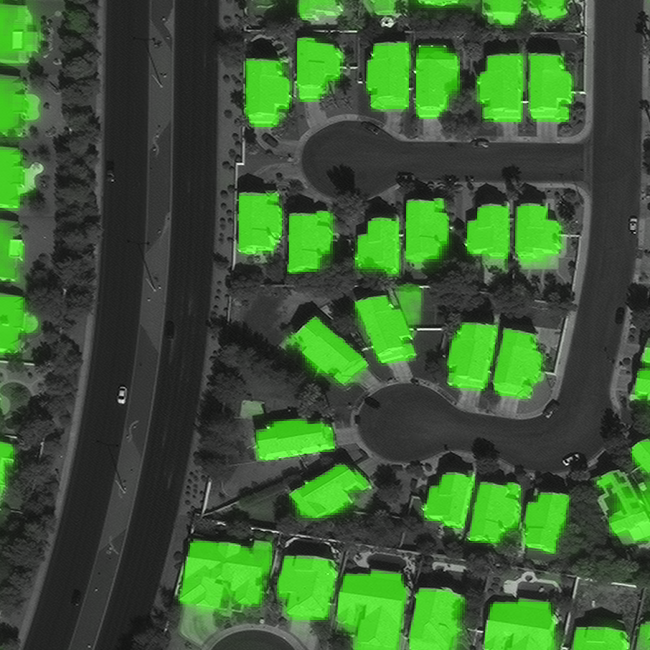
#> input picture PAN_AOI_2_Vegas_img1016.png, 650 x 650 px
$ jupyter execute --allow-errors EdgeDetection.ipynb   (shell and % lines are left out)   (older library calls are emulated)
#> lines starting #> are read from the running program, lines starting #| are printed output that depends on the picture; after the words box and inside, x2 and y2 are one past the last pixel; in counts of white or black regions, pixels touching at a corner belong together
[cell 1]
import numpy as np
import matplotlib.pyplot as plt
import cv2

import argparse
import imutils

from skimage.data import camera
from skimage.filters import roberts, sobel, scharr, prewitt

import skimage.feature
import skimage.viewer
import sys

from data import *

[cell 2]
def kirsch_filter(gray):
    if gray.ndim > 2:
        raise Exception("illegal argument: input must be a single channel image (gray)")
    kernelG1 = np.array([[ 5,  5,  5],
                         [-3,  0, -3],
                         [-3, -3, -3]], dtype=np.float32)
    kernelG2 = np.array([[ 5,  5, -3],
                         [ 5,  0, -3],
                         [-3, -3, -3]], dtype=np.float32)
    kernelG3 = np.array([[ 5, -3, -3],
                         [ 5,  0, -3],
                         [ 5, -3, -3]], dtype=np.float32)
    kernelG4 = np.array([[-3, -3, -3],
                         [ 5,  0, -3],
                         [ 5,  5, -3]], dtype=np.float32)
    kernelG5 = np.array([[-3, -3, -3],
                         [-3,  0, -3],
                         [ 5,  5,  5]], dtype=np.float32)
    kernelG6 = np.array([[-3, -3, -3],
                         [-3,  0,  5],
                         [-3,  5,  5]], dtype=np.float32)
    kernelG7 = np.array([[-3, -3,  5],
                         [-3,  0,  5],
                         [-3, -3,  5]], dtype=np.float32)
    kernelG8 = np.array([[-3,  5,  5],
                         [-3,  0,  5],
                         [-3, -3, -3]], dtype=np.float32)

    g1 = cv2.normalize(cv2.filter2D(gray, cv2.CV_32F, kernelG1), None, 0, 255, cv2.NORM_MINMAX, cv2.CV_8UC1)
    g2 = cv2.normalize(cv2.filter2D(gray, cv2.CV_32F, kernelG2), None, 0, 255, cv2.NORM_MINMAX, cv2.CV_8UC1)
    g3 = cv2.normalize(cv2.filter2D(gray, cv2.CV_32F, kernelG3), None, 0, 255, cv2.NORM_MINMAX, cv2.CV_8UC1)
    g4 = cv2.normalize(cv2.filter2D(gray, cv2.CV_32F, kernelG4), None, 0, 255, cv2.NORM_MINMAX, cv2.CV_8UC1)
    g5 = cv2.normalize(cv2.filter2D(gray, cv2.CV_32F, kernelG5), None, 0, 255, cv2.NORM_MINMAX, cv2.CV_8UC1)
    g6 = cv2.normalize(cv2.filter2D(gray, cv2.CV_32F, kernelG6), None, 0, 255, cv2.NORM_MINMAX, cv2.CV_8UC1)
    g7 = cv2.normalize(cv2.filter2D(gray, cv2.CV_32F, kernelG7), None, 0, 255, cv2.NORM_MINMAX, cv2.CV_8UC1)
    g8 = cv2.normalize(cv2.filter2D(gray, cv2.CV_32F, kernelG8), None, 0, 255, cv2.NORM_MINMAX, cv2.CV_8UC1)
    magn = cv2.max(
        g1, cv2.max(
            g2, cv2.max(
                g3, cv2.max(
                    g4, cv2.max(
                        g5, cv2.max(
                            g6, cv2.max(
                                g7, g8
                            )
                        )
                    )
                )
            )
        )
    )
    return magn

[cell 3]
fg = cv2.imread("PAN_AOI_2_Vegas_img1016.png")
#> fg is the input picture: shape (650, 650, 3); mean B, G, R 52.2, 89.9, 59.4
fg_rgb = cv2.cvtColor(fg, cv2.COLOR_BGR2RGB)
gray = cv2.cvtColor(fg_rgb, cv2.COLOR_RGB2GRAY)
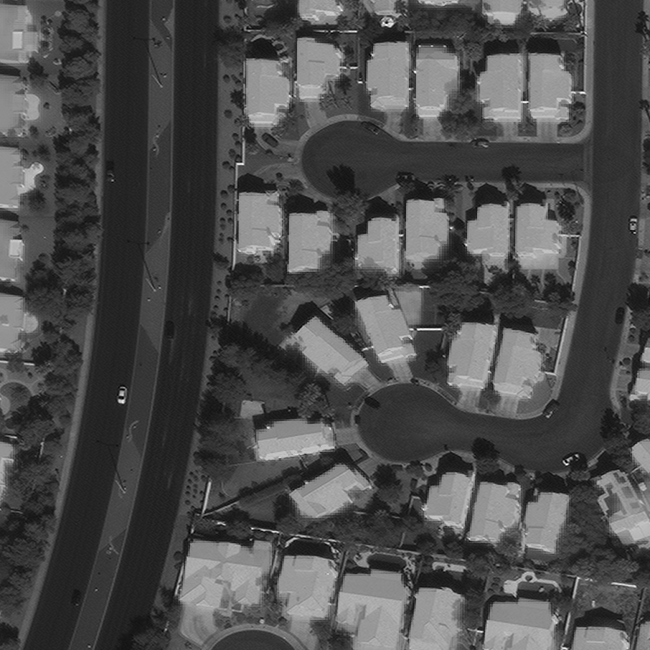
#> gray: shape (650, 650); min 1, max 255, mean 76.7
bin = kirsch_filter(gray)
#> in kirsch_filter, `g1 = cv2.normalize(cv2.filter2D(gray, cv2.CV_32F, kernelG1), None, 0, ..`:
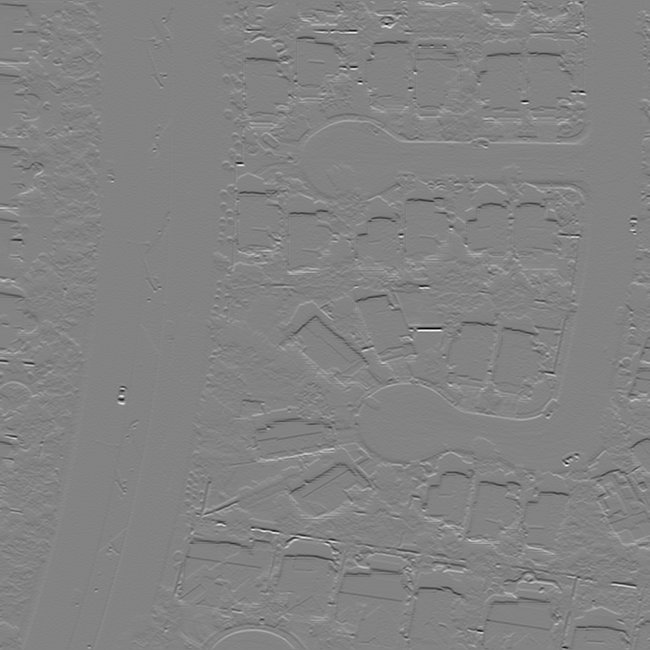
#> g1: shape (650, 650); min 0, max 255, mean 130.6
#> in kirsch_filter, `g3 = cv2.normalize(cv2.filter2D(gray, cv2.CV_32F, kernelG3), None, 0, ..`:
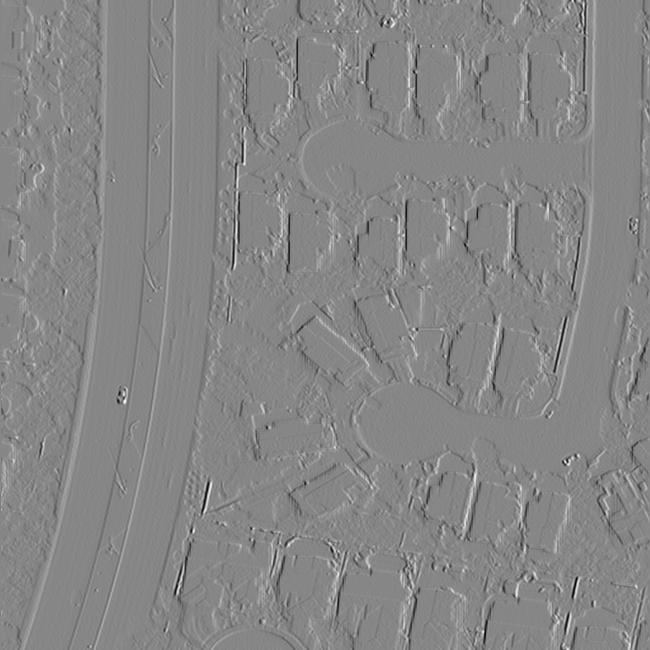
#> g3: shape (650, 650); min 0, max 255, mean 134
#> in kirsch_filter, `g4 = cv2.normalize(cv2.filter2D(gray, cv2.CV_32F, kernelG4), None, 0, ..`:
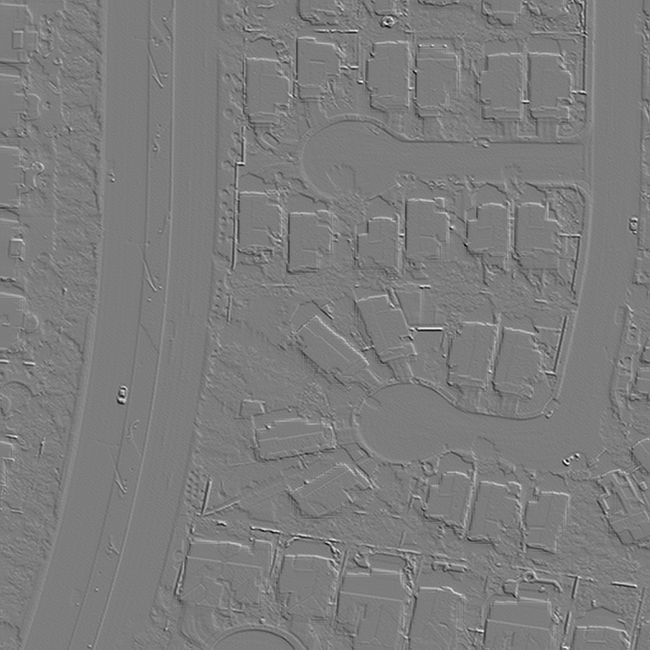
#> g4: shape (650, 650); min 0, max 255, mean 124.4
#> in kirsch_filter, `g6 = cv2.normalize(cv2.filter2D(gray, cv2.CV_32F, kernelG6), None, 0, ..`:
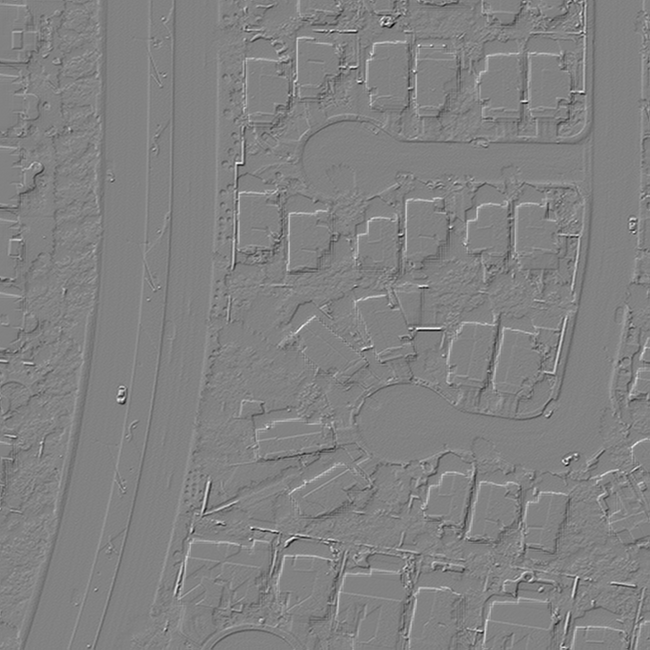
#> g6: shape (650, 650); min 0, max 255, mean 129.5
#> in kirsch_filter, `g7 = cv2.normalize(cv2.filter2D(gray, cv2.CV_32F, kernelG7), None, 0, ..`:
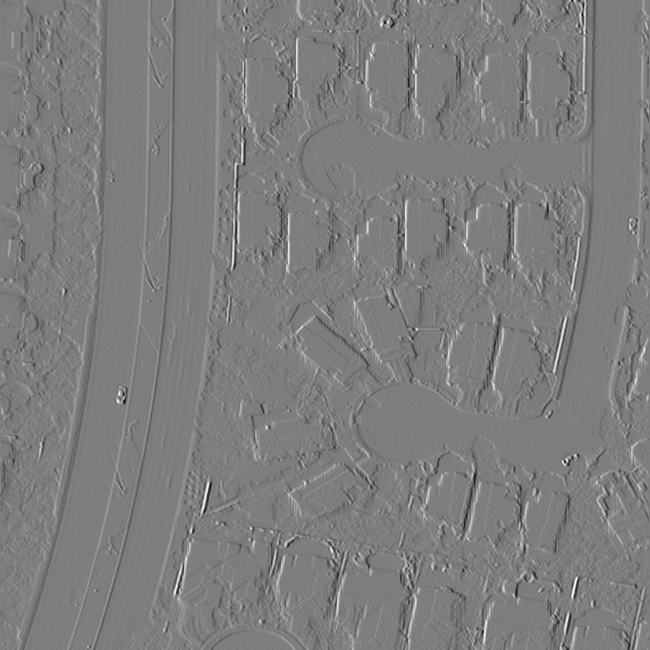
#> g7: shape (650, 650); min 0, max 255, mean 125.4
#> in kirsch_filter, `magn = cv2.max( g1, cv2.max( g2, cv2.max( g3, cv2.max( g4, cv2.max( g5..`:
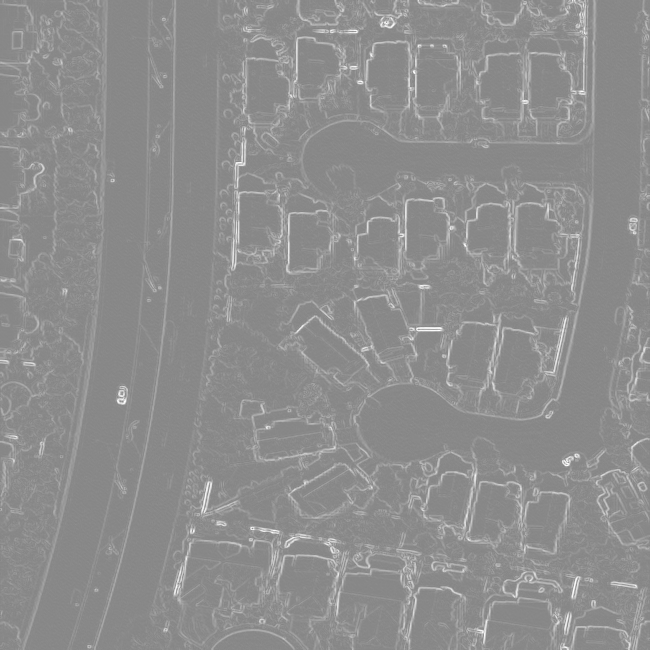
#> magn: shape (650, 650); min 131, max 255, mean 142.1
# show results
plt.imshow(bin, interpolation='none', cmap='gray')
plt.xticks([]), plt.yticks([])
plt.show()

[cell 4]
cnts = cv2.findContours(bin.copy(), cv2.RETR_EXTERNAL,
    cv2.CHAIN_APPROX_SIMPLE)
#> cnts = 1 contour; box (x1, y1, x2, y2) and area: (0, 0, 650, 650) 421201
cnts = imutils.grab_contours(cnts)
#> cnts = [[[0, 0], [0, 649], [649, 649], [649, 0]]]
cnts
#> Out = [[[0, 0], [0, 649], [649, 649], [649, 0]]]

## Contour--> Centerpoint

[cell 5]
# construct the argument parse and parse the arguments
# ap = argparse.ArgumentParser()
# ap.add_argument("-i", "--image", required=True, help="path to the input image")
# args = vars(ap.parse_args())

# load the image, convert it to grayscale, blur it slightly,
# and threshold it
#image = cv2.imread("PAN_AOI_2_Vegas_img1016.png")
image = cv2.imread('0_predict.png')
#> (the rest of this cell did not finish here and is left out)

#> (a cell that did not finish here is left out)

[cell 7]
real_image = cv2.imread('/data/spacenet/bldg/AllTest/PAN-PNG/PAN_AOI_5_Khartoum_img1001.png')
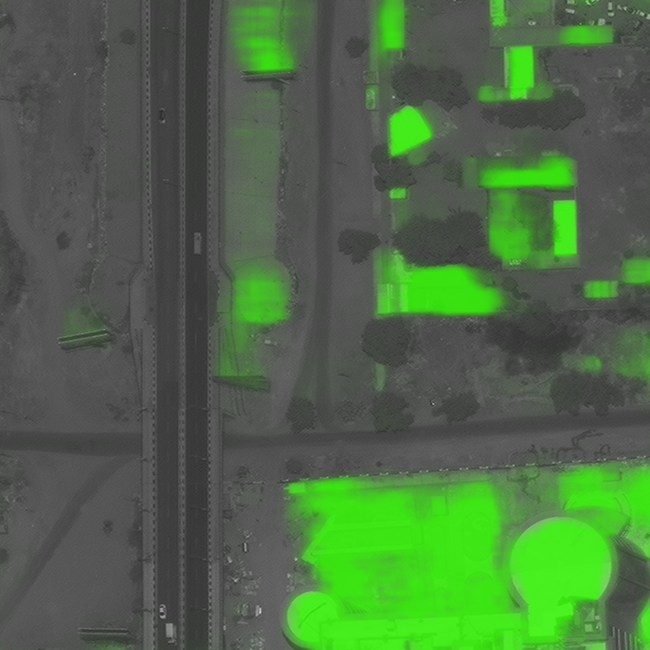
#> input picture PAN_AOI_5_Khartoum_img1001.png, 650 x 650 px, found by its file name
#> real_image is the input picture: shape (650, 650, 3); mean B, G, R 69.5, 107.4, 76.8
real_image = cv2.resize(real_image, (256,256))
#> real_image: shape (256, 256, 3)

[cell 8]
real_gray = cv2.cvtColor(real_image, cv2.COLOR_BGR2GRAY)
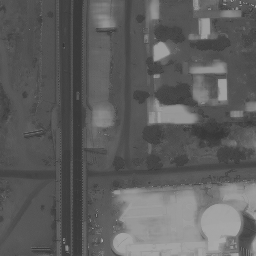
#> real_gray: shape (256, 256); min 50, max 177, mean 93.9

[cell 9]
plt.imshow(real_image)
plt.xticks([]), plt.yticks([])
plt.show()

[cell 10]
# find contours in the thresholded image
cnts = cv2.findContours(gray.copy(), cv2.RETR_EXTERNAL, cv2.CHAIN_APPROX_SIMPLE)
#> cnts = 1 contour; box (x1, y1, x2, y2) and area: (0, 0, 650, 650) 421201
cnts = imutils.grab_contours(cnts)
#> cnts = [[[0, 0], [0, 649], [649, 649], [649, 0]]]
#cnts

[cell 11]
img_cnt = cv2.drawContours(image, cnts, -1, (0, 255, 0), 2)
#> (the rest of this cell did not finish here and is left out)

[cell 12]
# loop over the contours
for c in cnts:
    # compute the center of the contour
    M = cv2.moments(c)
    cX = int(M["m10"] / M["m00"])
    cY = int(M["m01"] / M["m00"])
    # draw the contour and center of the shape on the image
    cv2.drawContours(real_image, [c], -1, (0, 255, 0), 2)
    cv2.circle(real_image, (cX, cY), 2, (255, 255, 255), -1)
    #cv2.putText(image, "center", (cX - 20, cY - 20),cv2.FONT_HERSHEY_SIMPLEX, 0.5, (255, 255, 255), 2)
    # show the image
    plt.imshow(real_image)
    cv2.waitKey(0)
#> this loop made 1 pass
#> (c, cX, cY) on pass 1: ([[0, 0], [0, 649], [649, 649], [649, 0]], 324, 324)
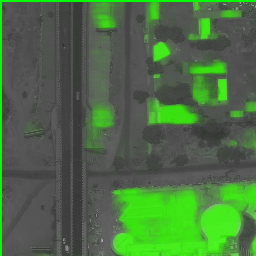
#> real_image: shape (256, 256, 3); mean B, G, R 68.1, 109.9, 75.4
# [4 lines of commented-out code are left out]
